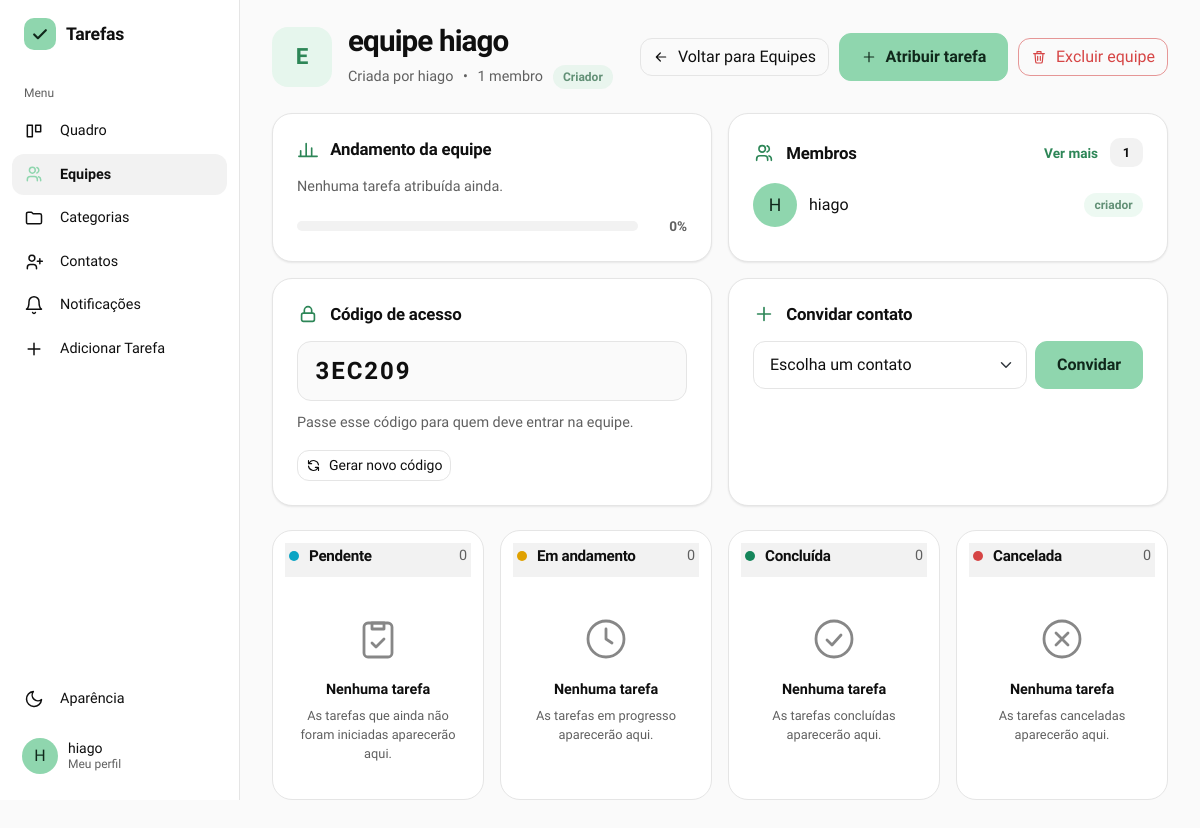
Page /equipes/1 (signed in) on the earlier database version.
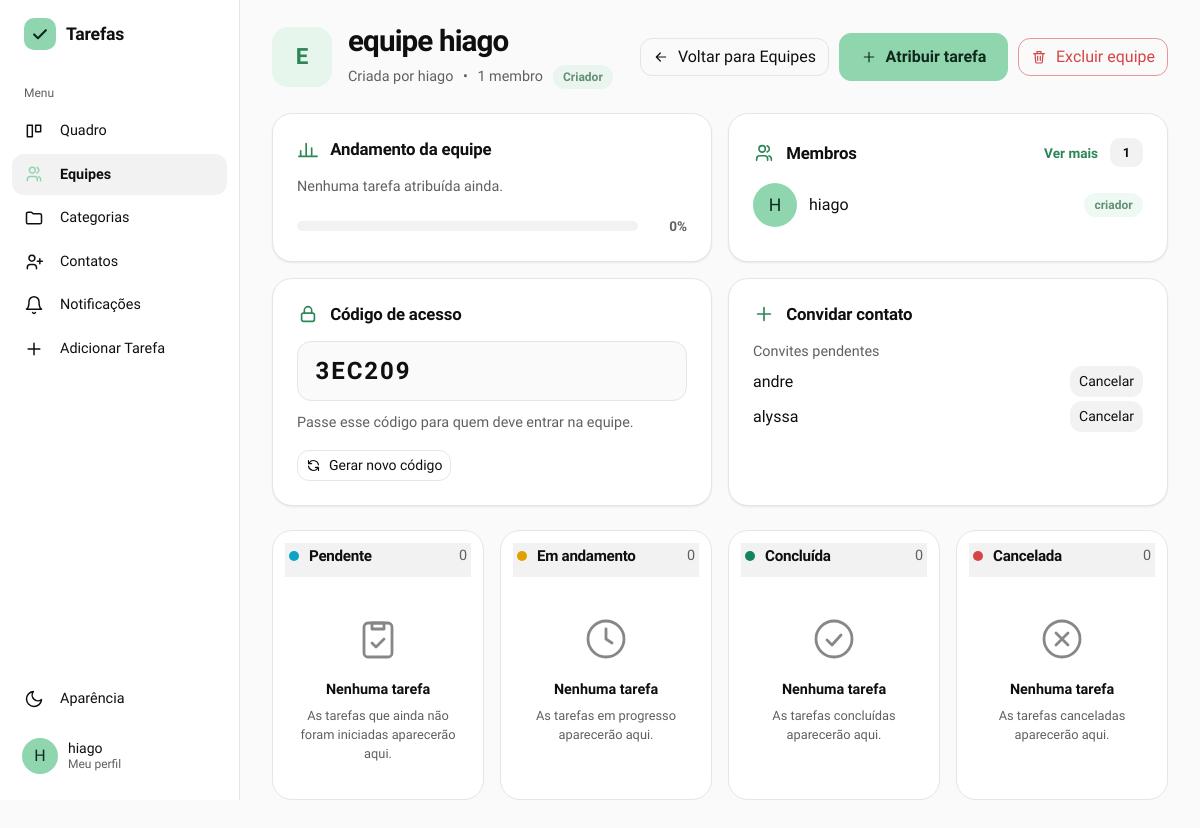
Same page on the later database version.
### gerenciador_de_tarefas/models.py (models this page shows)
class MembroEquipe(db.Model):
    id = db.Column(db.Integer, primary_key=True)
    equipe_id = db.Column(db.Integer, db.ForeignKey('equipe.id'), nullable=False)
    usuario_id = db.Column(db.Integer, db.ForeignKey('usuario.id'), nullable=False)
    usuario = db.relationship('Usuario')
    __table_args__ = (db.UniqueConstraint('equipe_id', 'usuario_id'),)

class Usuario(db.Model, UserMixin):
    id = db.Column(db.Integer, primary_key=True)
    nomeUsuario = db.Column(db.String(50), unique=True, nullable=False)
    email = db.Column(db.String(254), unique=True, nullable=False)
    senha = db.Column(db.String(255), nullable=False)
    nome = db.Column(db.String(100), nullable=False)
    tarefasCriadas = db.relationship('Tarefa', backref='criador', foreign_keys='Tarefa.criador_id', lazy=True)
    tarefasAtribuidas = db.relationship('Tarefa', backref='responsavel', foreign_keys='Tarefa.responsavel_id', lazy=True)
    cargo = db.Column(db.String(20), nullable=False, default='usuario') #admin ou usuario
    foto_perfil = db.Column(db.String(200), nullable=True, default='default.png')
    ordenacao_quadro = db.Column(db.String(30), nullable=False, default='padrao')

class ConviteEquipe(db.Model):
    id = db.Column(db.Integer, primary_key=True)
    equipe_id = db.Column(db.Integer, db.ForeignKey('equipe.id'), nullable=False)
    convidado_id = db.Column(db.Integer, db.ForeignKey('usuario.id'), nullable=False)
    convidante_id = db.Column(db.Integer, db.ForeignKey('usuario.id'), nullable=False)
    criado_em = db.Column(db.DateTime, default=datetime.now)
    equipe = db.relationship('Equipe', backref=db.backref('convites', cascade='all, delete-orphan'))
    convidado = db.relationship('Usuario', foreign_keys=[convidado_id])
    convidante = db.relationship('Usuario', foreign_keys=[convidante_id])
    __table_args__ = (db.UniqueConstraint('equipe_id', 'convidado_id'),)

### gerenciador_de_tarefas/app.py (the view)
@app.route('/equipes/<int:equipe_id>')
@login_required
def ver_equipe(equipe_id):
    equipe = db.get_or_404(Equipe, equipe_id)
    if not eh_membro(equipe):
        flash('Você não faz parte dessa equipe.', 'danger')
        return redirect(url_for('equipes'))
    tarefas = filtrar_tarefas(Tarefa.query.filter_by(equipe_id=equipe.id).all())
    convidaveis = []
    total_contatos = 0
    if eh_dono(equipe):
        ja = {m.usuario_id for m in equipe.membros} | {c.convidado_id for c in equipe.convites}
        meus_contatos = contatos_aceitos()
        total_contatos = len(meus_contatos)
        convidaveis = [u for u in meus_contatos if u.id not in ja]
    return render_template('equipe.html', equipe=equipe, tarefas=tarefas,
                           membros=equipe.membros, dono=eh_dono(equipe),
                           grafico=contar_status(tarefas),
                           pessoas=[m.usuario for m in equipe.membros],
                           filtrando=filtro_ativo(),
                           convidaveis=convidaveis,
                           total_contatos=total_contatos)

### gerenciador_de_tarefas/app.py (called while the page is built)
@login_manager.user_loader
def load_user(user_id):
    return db.session.get(Usuario, int(user_id))

@app.context_processor
def injetar_categorias_globais():
    if current_user.is_authenticated:
        return dict(categorias_globais=categorias_acessiveis())
    return dict(categorias_globais=[])

@app.context_processor
def injetar_notificacoes():
    if not current_user.is_authenticated:
        return dict(n_notificacoes=0)
    n = (Contato.query.filter_by(destinatario_id=current_user.id, status='pendente').count()
         + ConviteEquipe.query.filter_by(convidado_id=current_user.id).count()
         + Tarefa.query.filter_by(responsavel_id=current_user.id, aceite='aguardando').count())
    return dict(n_notificacoes=n)

def contatos_aceitos():
    vinculos = Contato.query.filter(
        Contato.status == 'aceito',
        or_(Contato.solicitante_id == current_user.id, Contato.destinatario_id == current_user.id)
    ).all()
    ids = [c.destinatario_id if c.solicitante_id == current_user.id else c.solicitante_id for c in vinculos]
    if not ids:
        return []
    return Usuario.query.filter(Usuario.id.in_(ids)).order_by(Usuario.nomeUsuario).all()

### gerenciador_de_tarefas/templates/equipe.html (shortened to what the changed rows need)
{% extends "base.html" %}
{% block content %}
{% macro ico(nome, t=18) -%}
<svg width="{{ t }}" height="{{ t }}" viewBox="0 0 24 24" fill="none" stroke="currentColor" stroke-width="1.8" stroke-linecap="round" stroke-linejoin="round" aria-hidden="true">
{%- if nome == 'users' %}<path d="M16 20v-1.5a3.5 3.5 0 00-3.5-3.5h-5A3.5 3.5 0 004 18.5V20M10 11a3.5 3.5 0 100-7 3.5 3.5 0 000 7zM20 20v-1.5a3.5 3.5 0 00-2.5-3.3M15.5 4.2a3.5 3.5 0 010 6.6"/>
{%- elif nome == 'plus' %}<path d="M12 5v14M5 12h14"/>
{%- elif nome == 'back' %}<path d="M19 12H5M11 6l-6 6 6 6"/>
{%- elif nome == 'trash' %}<path d="M4 7h16M10 11v6M14 11v6M6 7l1 12a2 2 0 002 2h6a2 2 0 002-2l1-12M9 7V4h6v3"/>
{%- elif nome == 'sair' %}<path d="M9 21H5a2 2 0 01-2-2V5a2 2 0 012-2h4M16 17l5-5-5-5M21 12H9"/>
{%- elif nome == 'bars' %}<path d="M4 20v-6M10 20V6M16 20v-9M22 20H2"/>
{%- elif nome == 'lock' %}<rect x="5" y="11" width="14" height="9" rx="2"/><path d="M8 11V8a4 4 0 018 0v3"/>
{%- elif nome == 'refresh' %}<path d="M20 11a8 8 0 00-14.5-3.5L4 9M4 4v5h5M4 13a8 8 0 0014.5 3.5L20 15M20 20v-5h-5"/>
{%- elif nome == 'clock' %}<circle cx="12" cy="12" r="9"/><path d="M12 7v5l3 2"/>
{%- elif nome == 'prancheta' %}<rect x="5" y="4" width="14" height="17" rx="2"/><path d="M9 4h6v3H9zM9 14l2 2 4-4"/>
{%- elif nome == 'check' %}<circle cx="12" cy="12" r="9"/><path d="m8.5 12.5 2.5 2.5 4.5-5"/>
{%- elif nome == 'x' %}<circle cx="12" cy="12" r="9"/><path d="M9 9l6 6M15 9l-6 6"/>
{%- endif %}</svg>
{%- endmacro %}
{% macro linha_membro(m, dono, equipe) -%}
<div class="eqp-membro">
    {% if m.usuario.foto_perfil and m.usuario.foto_perfil != 'default.png' %}
        <img src="{{ url_for('static', filename='uploads/' + m.usuario.foto_perfil) }}" alt="" class="usuario-foto" />
    {% else %}
        <span class="usuario-foto">{{ m.usuario.nomeUsuario[:1]|upper }}</span>
    {% endif %}
    <span class="eqp-membro-nome">{{ m.usuario.nomeUsuario }}</span>
    {% if m.usuario_id == equipe.dono_id %}<span class="eq-tag">criador</span>{% endif %}
</div>
{%- endmacro %}
{% set total = grafico|sum %}
{% set pct = ((grafico[2] * 100) / total)|round|int if total else 0 %}
{% set n_membros = membros|length %}
<div class="eqp-topo">
    <div class="eqp-id">
        <div class="min-w-0">
            <h1>{{ equipe.nome }}</h1>
        </div>
    </div>
</div>
<section class="eqp-resumo">
    <div class="cartao">
        <h2 class="eqp-card-titulo">{{ ico('bars', 22) }} Andamento da equipe</h2>
    </div>
    <div class="cartao">
        <div class="eqp-card-cab">
            <h2 class="eqp-card-titulo">{{ ico('users', 22) }} Membros</h2>
        </div>
        <div class="eqp-membros">
            {% for m in membros[:3] %}
            {{ linha_membro(m, dono, equipe) }}
            {% endfor %}
        </div>
    </div>
    {% if dono %}
    <div class="cartao">
        <h2 class="eqp-card-titulo">{{ ico('lock', 22) }} Código de acesso</h2>
    </div>
    {% if convidaveis or equipe.convites or not total_contatos %}
    <div class="cartao">
        <h2 class="eqp-card-titulo">{{ ico('plus', 22) }} Convidar contato</h2>
        {% if convidaveis %}
        <form method="POST" action="{{ url_for('convidar_contato', equipe_id=equipe.id) }}" class="d-flex gap-2">
            <select name="usuario_id" class="form-select" required>
                <option value="" disabled selected>Escolha um contato</option>
            </select>
            <button type="submit" class="btn btn-principal">Convidar</button>
        </form>
        {% elif not total_contatos %}
        <p class="eqp-ajuda">Você ainda não tem contatos. <a href="{{ url_for('contatos') }}">Adicionar contatos</a></p>
        {% endif %}
        {% if equipe.convites %}
        <p class="eqp-ajuda {{ 'mt-3' if (convidaveis or not total_contatos) }} mb-1">Convites pendentes</p>
        {% for c in equipe.convites %}
        <div class="d-flex align-items-center justify-content-between gap-2 mb-1">
            <span>{{ c.convidado.nomeUsuario }}</span>
            <form method="POST" action="{{ url_for('cancelar_convite', convite_id=c.id) }}">
                <button type="submit" class="btn btn-outline-secondary btn-sm">Cancelar</button>
            </form>
        </div>
        {% endfor %}
        {% endif %}
    </div>
    {% endif %}
    {% endif %}
</section>
{% set colunas = [
    ('Pendente', 'status-pendente', 'prancheta', 'As tarefas que ainda não foram iniciadas aparecerão aqui.'),
    ('Em andamento', 'status-andamento', 'clock', 'As tarefas em progresso aparecerão aqui.'),
    ('Concluída', 'status-concluida', 'check', 'As tarefas concluídas aparecerão aqui.'),
    ('Cancelada', 'status-cancelada', 'x', 'As tarefas canceladas aparecerão aqui.')
] %}
<div class="row g-3 mb-5">
    {% for nome_status, classe_status, icone_vazio, texto_vazio in colunas %}
    {% set lista = tarefas|selectattr('status', 'equalto', nome_status)|list %}
    <div class="col-12 col-md-6 col-xl-3">
        <div class="coluna eqp-coluna {{ classe_status }}">
            <div class="coluna-topo">
                <span class="ponto"></span>
                <h2>{{ nome_status }}</h2>
                <span class="contador">{{ lista|length }}</span>
            </div>
            {% for tarefa in lista %}
            {% set atrasada = tarefa_atrasada(tarefa) %}
            {% set prio = tarefa.prioridade or 'A definir' %}
            <div class="cartao-tarefa">
                <div class="tarefa-titulo">{{ tarefa.titulo }}</div>
                {% if tarefa.descricao %}
                <div class="tarefa-desc">{{ tarefa.descricao|truncate(70) }}</div>
                {% endif %}
                <div class="chips">
                    <span class="chip {{ 'chip-alta' if prio == 'Alta' else ('chip-media' if prio == 'Média' else ('chip-baixa' if prio == 'Baixa' else '')) }}">{{ prio }}</span>
                    {% if tarefa.prazo %}
                    <span class="chip {{ 'chip-atrasada' if atrasada }}">{{ ico('clock', 12) }} {{ tarefa.prazo.strftime('%d/%m/%Y %H:%M') }}{% if atrasada %} · atrasada{% endif %}</span>
                    {% endif %}
                    <span class="chip chip-pessoa" title="Responsável: {{ tarefa.responsavel.nomeUsuario }}"><span class="mini">{{ tarefa.responsavel.nomeUsuario[:1]|upper }}</span>{{ tarefa.responsavel.nomeUsuario }}</span>
                </div>
                <div class="dropdown mt-2">
                    <button class="btn btn-sm btn-outline-secondary dropdown-toggle" type="button" data-bs-toggle="dropdown" aria-expanded="false" style="font-size: 0.7rem; padding: 0.15rem 0.5rem;">
                        📅 Exportar
                    </button>
                    <ul class="dropdown-menu dropdown-menu-dark shadow" style="font-size: 0.8rem;">
                        <li>
                            <a class="dropdown-item d-flex align-items-center gap-2" href="{{ url_for('exportar_ics', tarefa_id=tarefa.id) }}">
                                <span>iCloud</span>
                            </a>
                        </li>
                        <li>
                            <a class="dropdown-item d-flex align-items-center gap-2" href="{{ url_for('exportar_ics', tarefa_id=tarefa.id) }}">
                                <span>Android</span>
                            </a>
                        </li>
                        <li>
                            <a class="dropdown-item d-flex align-items-center gap-2" href="{{ link_google_calendar(tarefa) }}" target="_blank">
                                <span>Google</span>
                            </a>
                        </li>
                    </ul>
                </div>
                {% if pode_mudar_status(tarefa) or pode_editar(tarefa) %}
                <div class="acoes">
                    {% if pode_mudar_status(tarefa) %}
                    <form method="POST" action="{{ url_for('alterar_status', tarefa_id=tarefa.id) }}">
                        <select name="status" class="form-select form-select-sm" aria-label="Alterar status" onchange="this.form.submit()">
                            {% for s in ['Pendente', 'Em andamento', 'Concluída', 'Cancelada'] %}
                            <option value="{{ s }}" {% if tarefa.status == s %}selected{% endif %}>{{ s }}</option>
                            {% endfor %}
                        </select>
                    </form>
                    {% endif %}
                    {% if pode_editar(tarefa) %}
                    <div class="d-flex gap-2">
                        <button type="button" class="btn btn-principal btn-sm"
                                data-bs-toggle="modal"
                                data-bs-target="#modalEditarTarefa"
                                data-action="{{ url_for('editar_tarefa', tarefa_id=tarefa.id) }}"
                                data-titulo="{{ tarefa.titulo }}"
                                data-descricao="{{ tarefa.descricao or '' }}"
                                data-status="{{ tarefa.status }}"
                                data-prioridade="{{ tarefa.prioridade or 'A definir' }}"
                                data-categoria="{{ tarefa.categoria_id or '' }}"
                                data-prazo="{{ tarefa.prazo.strftime('%d/%m/%Y %H:%M') if tarefa.prazo else '' }}">
                            Editar
                        </button>
                        <form action="{{ url_for('excluir_tarefa', tarefa_id=tarefa.id) }}" method="POST"
                              onsubmit="return confirm('Excluir esta tarefa?');">
                            <button type="submit" class="btn btn-outline-danger">Excluir</button>
                        </form>
                    </div>
                    {% endif %}
                </div>
                {% endif %}
            </div>
            {% else %}
            <div class="eqp-vazio-col">
                {{ ico(icone_vazio, 48) }}
                <strong>Nenhuma tarefa</strong>
                <p>{{ texto_vazio }}</p>
            </div>
            {% endfor %}
        </div>
    </div>
    {% endfor %}
</div>
{% endblock %}

Differences in the rows shown:
added ConviteEquipe: convidado.nomeUsuario "andre"
added ConviteEquipe: convidado.nomeUsuario "alyssa"
Other differences:
form field usuario_id: "Escolha um contato" → (not shown)
text no longer shown: "Convidar"
text now shown: "Convites pendentes"
